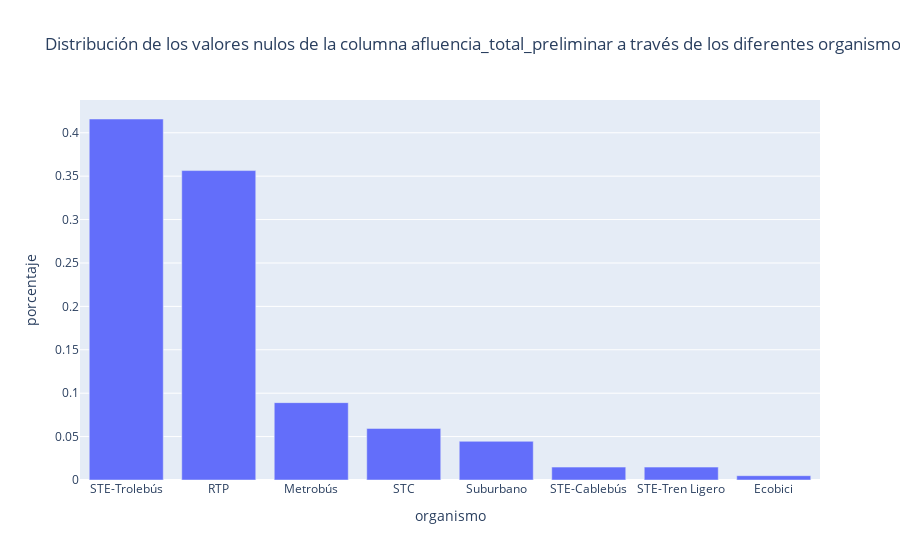

The cell this chart's notebook holds for it:
### Code cell
basic_plotly_bars (
    df_percent_missing_data_total_preliminar.sort_values(by=(["porcentaje"]),ascending=False),
    'organismo',
    'porcentaje',
    "Distribución de los valores nulos de la columna afluencia_total_preliminar a través de los diferentes organismos",
)

### Figure 1 — Plotly figure (JSON) as saved in the notebook; plotly's stock layout.template omitted (floating-point values rounded to 4 significant figures)
{"data": [{"alignmentgroup": "True", "hovertemplate": "organismo=%{x}<br>porcentaje=%{y}<extra></extra>", "legendgroup": "", "marker": {"color": "#636efa", "pattern": {"shape": ""}}, "name": "", "offsetgroup": "", "orientation": "v", "showlegend": false, "textposition": "auto", "type": "bar", "x": ["STE-Trolebús", "RTP", "Metrobús", "STC", "Suburbano", "STE-Cablebús", "STE-Tren Ligero", "Ecobici"], "xaxis": "x", "y": [0.4158, 0.3564, 0.08911, 0.05941, 0.04455, 0.01485, 0.01485, 0.00495], "yaxis": "y"}], "layout": {"barmode": "relative", "legend": {"tracegroupgap": 0}, "title": {"text": "Distribución de los valores nulos de la columna afluencia_total_preliminar a través de los diferentes organismos"}, "xaxis": {"anchor": "y", "domain": [0, 1], "title": {"text": "organismo"}}, "yaxis": {"anchor": "x", "domain": [0, 1], "title": {"text": "porcentaje"}}}}
